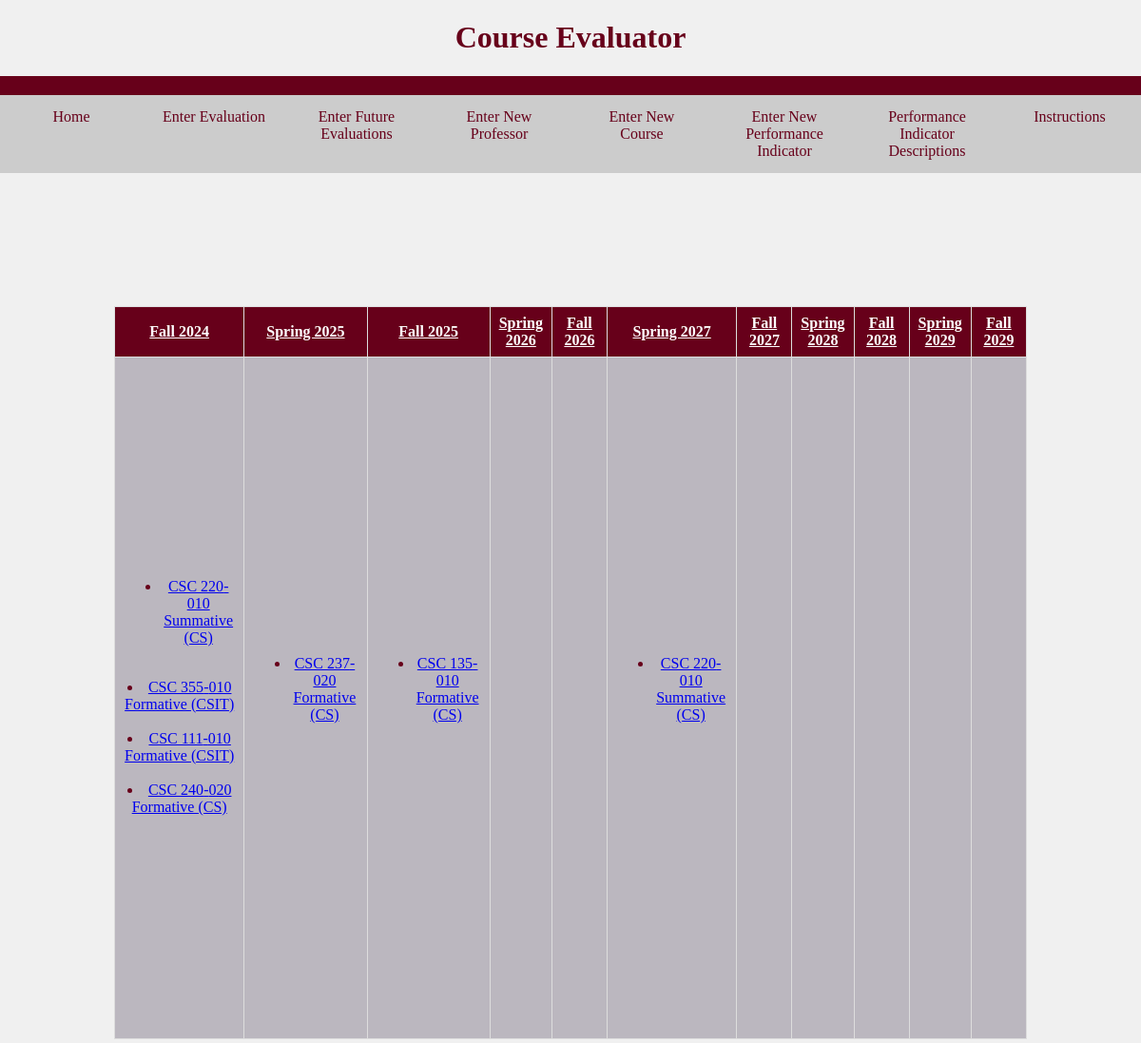
The app's page /home.php with its own data.
### tables this page shows
CREATE TABLE "EVAL" (
	"ID"	INTEGER,
	"Instructor"	TEXT,
	"CourseCode"	TEXT,
	"Semester"	TEXT,
	"Assessment"	TEXT,
	"CourseName"	TEXT,
	"CourseSection"	TEXT,
	"PerformanceIndicator"	TEXT,
	PRIMARY KEY("ID" AUTOINCREMENT)
);

### home.php (the view, shortened to what this page needs)
<!DOCTYPE html>
<html lang="en">
<head>
</head>
<body>
    <h1 class="burgundy-text">Course Evaluator</h1>
    <div class="header"></div>
    <div class="navigation">
        <ul>
            <li><a href="https://unixweb.kutztown.edu/~dclea255/CourseEvaluator/home.php">Home</a></li>
            <li><a href="https://unixweb.kutztown.edu/~dclea255/CourseEvaluator/Prototype1.php">Enter Evaluation</a></li>
            <li><a href='#'>Enter Future Evaluations</a></li>
            <li><a href="https://unixweb.kutztown.edu/~dclea255/CourseEvaluator/enterProf.php">Enter New Professor</a></li>
            <li><a href='https://unixweb.kutztown.edu/~dclea255/CourseEvaluator/enterCourse.php'>Enter New Course</a></li>
            <li><a href='https://unixweb.kutztown.edu/~dclea255/CourseEvaluator/enterIndicator.php'>Enter New Performance Indicator</a></li>
            <li><a href="#">Performance Indicator Descriptions</a></li>
            <li><a href="https://unixweb.kutztown.edu/~irove/instructions.php">Instructions</a></li>
        </ul>
    </div>
    <div class="content-container">
        <div class="table-container">
            <?php
            try {
                $db = new PDO('sqlite:CSC355.db');
            }
            catch (Exception $exc){
                echo 'Exception: Cannot connect to the database: ', $exc->getMessage(), "\n";
            }
            $semesterQuery = $db->prepare("SELECT DISTINCT SEMESTER FROM SEMESTERS");
            $semesterQuery->execute();
            $semesters = [];
            while ($row = $semesterQuery->fetch(PDO::FETCH_ASSOC)) {
                $semesters[] = $row['SEMESTER'];
            }
            echo "<table border='1'>";
			echo "<tr>";
			foreach ($semesters as $semester) {
				echo "<th colspan='1'><a style = 'color: #ffffff;' href='https://unixweb.kutztown.edu/~dclea255/CourseEvaluator/fullSemester.php?semester=" . urlencode($semester) . "'>$semester</th>";
			}
			echo "</tr>";
			echo "<tr>";
			foreach ($semesters as $semester) {
                echo "<td style='height: 700px; background-color: #bbb7bf'>";
                $stmt = $db->prepare("SELECT * FROM EVAL WHERE SEMESTER = :semester");
                $stmt->bindParam(':semester', $semester);
                $stmt->execute();
                echo "<ul>";
                while ($courseRow = $stmt->fetch(PDO::FETCH_ASSOC)) {
                    if ($courseRow['CourseSection'] != NULL) {
                        echo "<li><a href='https://unixweb.kutztown.edu/~dclea255/CourseEvaluator/fullSemester.php?semester=" . urlencode($semester) . "&code=" . urlencode($courseRow['CourseCode']) . "&sec=" .urlencode($courseRow['CourseSection']) . "'>" . $courseRow['CourseCode'] . "-" . $courseRow['CourseSection'] . " " . $courseRow['Assessment'] . "</a></li><br>";
                    }
                    echo "</ul>";
			}
            echo "</ul>";
            echo "</td>";
        }
		echo "</tr>";
		echo "</table>";
			?>
        </div>
    </div>
</body>
</html>

### home.php (style rules this page uses)
body { margin: 0; padding: 0; background-color: #f0f0f0; text-align: center; color: #67001a; }
.header { background-color: #67001a; color: white; padding: 10px 0; text-align: center; }
.navigation { display: flex; justify-content: space-between; background-color: #ccc; overflow: hidden; width: 100%; }
.navigation ul { margin: 0; padding: 0; list-style-type: none; overflow: hidden; display: flex; justify-content: space-between; width: 100%; }
.navigation li { width: 25%; }
.navigation li a { display: block; color: #67001a; text-align: center; padding: 14px 16px; text-decoration: none; }
.content-container { margin-top: 20px; text-align: center; }
.table-container { display: inline-block; text-align: center; width: 80%; margin-top: 100px; }
table { border-collapse: collapse; width: 100%; margin-top: 20px; }
th, td { border: 1px solid #ddd; padding: 8px; text-align: center; }
th { background-color: #67001a; color: white; }

### records on screen
eval: CourseCode "CSC 220", CourseSection "010", Assessment "Summative (CS)"
eval: CourseCode "CSC 355", CourseSection "010", Assessment "Formative (CSIT)"
eval: CourseCode "CSC 111", CourseSection "010", Assessment "Formative (CSIT)"
eval: CourseCode "CSC 240", CourseSection "020", Assessment "Formative (CS)"
eval: CourseCode "CSC 237", CourseSection "020", Assessment "Formative (CS)"
eval: CourseCode "CSC 135", CourseSection "010", Assessment "Formative (CS)"
eval: CourseCode "CSC 220", CourseSection "010", Assessment "Summative (CS)"

### other values on screen
$semester "Fall 2024"
$semester "Spring 2025"
$semester "Fall 2025"
$semester "Spring 2026"
$semester "Fall 2026"
$semester "Spring 2027"
$semester "Fall 2027"
$semester "Spring 2028"
$semester "Fall 2028"
$semester "Spring 2029"
$semester "Fall 2029"
